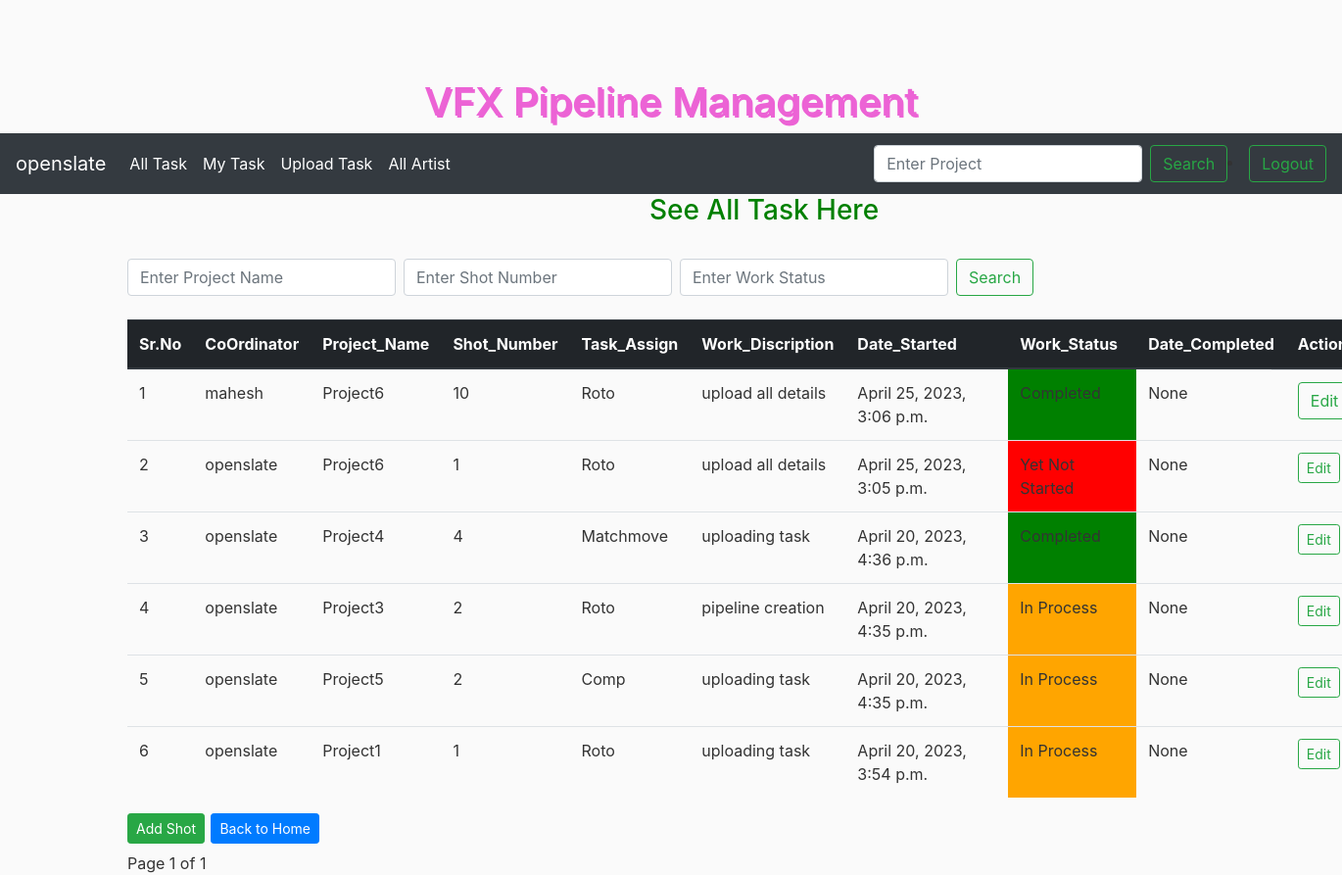
Page /all_shot1/ (signed in) on the committed database.
### blog/models.py (models this page shows, shortened)
class Shot1(models.Model):
    supervisor = models.ForeignKey(User,on_delete=models.CASCADE)
    project_name = models.CharField(max_length=100)
    shot_number = models.IntegerField()
    task_assign = models.CharField(max_length=100)
    work_description = models.CharField(max_length=200)
    date_started = models.DateTimeField(default=timezone.now)
    work_status = models.CharField(max_length=100)
    date_completed = models.DateField(null=True, blank=True)

### blog/views.py (the view)
# urls.py: path('all_shot1/', All_Shot1, name='all_shot1'),
@login_required
def All_Shot1(request,page=1):
    shots = Shot1.objects.all().order_by("-date_started")
    p1 = Paginator(shots,10)
    shot = p1.page(page)
    context = {'shots':shot,}
    return render(request,'blog/all_shot1.html',context)

### blog/templates/blog/all_shot1.html (shortened to what this page needs)
{% extends "user/base.html" %}
{% block content %}
            <div style="width: 1300px; left: 0;">
                <h3>See All Task Here</h3>
       <br>
                <form class="form-inline" method="get" action="{% url 'search' %}">
                    <input class="form-control mr-sm-2" type="text" name= "q" placeholder="Enter Project Name " aria-label="Search">
                    <input class="form-control mr-sm-2" type="text" name= "p" placeholder="Enter Shot Number" aria-label="Search">
                    <input class="form-control mr-sm-2" type="text" name= "r" placeholder="Enter Work Status" aria-label="Search">
                    <button class="btn btn-outline-success my-2 my-sm-0 btn-group"  type="submit">Search</button>
                </form>
        <br>
<div style="width: 1300px; left: 0;">
    <table class="table" id="table">
        <thead class="thead-dark">
            <tr>
                <th>Sr.No</th>
                <th>CoOrdinator </th>
                <th>Project_Name </th>
                <th>Shot_Number </th>
                <th>Task_Assign </th>
                <th>Work_Discription </th>
                <th>Date_Started</th>
                <th>Work_Status</th>
                <th>Date_Completed</th>
                <th>Action</th>
            </tr>
        </thead>
      <tbody>
        {% for shot in shots %}
            <tr>
                <td>{{ forloop.counter }}</td>
                <td>{{ shot.supervisor }}</td>
                <td>{{ shot.project_name }}</td>
                <td>{{ shot.shot_number }}</td>
                <td>{{ shot.task_assign }}</td>
                <td>{{ shot.work_description }}</td>
                <td>{{ shot.date_started  }}</td>
                <td>{{shot.work_status}}</td>
                <td>{{ shot.date_completed  }}</td>
                <td class="text-right row">
                    <div class="col-md-6 custom">
                        {% if request.user == shot.supervisor %}
                            <a href="{% url 'edit_shot1' shot.id %}"><button type="button" class="btn btn-outline-success btn-sm">Edit</button></a>
                        {% else %}
                            <button class="btn btn-outline-success btn" onclick="edit()">Edit</button>
                        {% endif %}
                    </div>
                </td>
            </tr>
        {% endfor %}
      </tbody>
    </table>
</div>
</div>
            <h4><a class="btn btn-success btn-sm" href="{% url 'add_shot1' %}">Add Shot</a>
                <a class="btn btn-primary btn-sm" href="{% url 'homepage' %}">Back to Home</a></h4>
            <ul class="pagination">
                    Page {{ shots.number }} of {{ shots.paginator.num_pages }}
            </ul>
{% endblock content %}

### user/templates/user/base.html (shortened to what this page needs)
{% load static %}
<!doctype html>
<html lang="en">
    <head>
      <link rel="stylesheet" href="https://cdn.jsdelivr.net/npm/bootstrap@4.0.0/dist/css/bootstrap.min.css">
      <link rel="stylesheet" type="text/css" href="{% static 'user/main.css' %}">
    </head>
  <body>
    <h1>VFX Pipeline Management</h1>
    <nav class="navbar navbar-expand-lg navbar-dark bg-dark">
        {% if user.is_authenticated %}
              <a class="navbar-brand" href="{% url 'homepage' %}">{{ user.username }} </a>
            <div class="collapse navbar-collapse" id="navbarSupportedContent">
                  <ul class="navbar-nav mr-auto">
                      <li class="nav-item active">
                        <a class="nav-link" href="{% url 'all_shot1' %}">All Task</a>
                      </li>
                      <li class="nav-item active">
                        <a class="nav-link" href="{% url 'my_shot1' %}">My Task</a>
                      </li>
                      <li class="nav-item active">
                        <a class="nav-link" href="{% url 'upload1' %}">Upload Task</a>
                      </li>
                      <li class="nav-item active">
                        <a class="nav-link" href="{% url 'all_artist1' %}">All Artist</a>
                      </li>
                  </ul>
                  <form class="form-inline my-2 my-lg-1" method="get" action="{% url 'search' %}">
                    <input class="form-control mr-sm-2" type="text" name= "q" placeholder="Enter Project" aria-label="Search">
                    <button class="btn btn-outline-success my-2 my-sm-0" type="submit">Search</button>
                  </form>
                  <li class="nav-item active">
                    <a class="btn btn-outline-success" href="{% url 'logout' %}">Logout</a>
                  </li>
              </div>
        {% endif %}
    </nav>
              <main role="main" class="container">
                <div class="row">
                  <div class="col-md-8">
                            {% block content %}
                            {% endblock %}
                  </div>
                </div>
              </main>
  </body>
</html>

### user/static/main.css (style rules this page uses)
body { background: #fafafa; color: #333333; margin-top: 5rem; }
h1, h2, h3, h4, h5, h6 { color: #444444; }
ul { margin: 0; }

### user/templates/user/base.html (style rules this page uses)
h1 { text-align: center; color: rgb(236, 99, 213); text-shadow: 2px 2px; }

### blog/templates/blog/all_shot1.html (style rules this page uses)
h3 { text-align: center; color: green; }

### rows in the picture
Shot1: supervisor "mahesh", project_name "Project6", shot_number "10", task_assign "Roto", work_description "upload all details", date_started "April 25, 2023, 3:06 p.m.", work_status "Completed", date_completed "None", shows "Edit"
Shot1: supervisor "openslate", project_name "Project6", shot_number "1", task_assign "Roto", work_description "upload all details", date_started "April 25, 2023, 3:05 p.m.", work_status "Yet Not Started", date_completed "None", shows "Edit"
Shot1: supervisor "openslate", project_name "Project4", shot_number "4", task_assign "Matchmove", work_description "uploading task", date_started "April 20, 2023, 4:36 p.m.", work_status "Completed", date_completed "None", shows "Edit"
Shot1: supervisor "openslate", project_name "Project3", shot_number "2", task_assign "Roto", work_description "pipeline creation", date_started "April 20, 2023, 4:35 p.m.", work_status "In Process", date_completed "None", shows "Edit"
Shot1: supervisor "openslate", project_name "Project5", shot_number "2", task_assign "Comp", work_description "uploading task", date_started "April 20, 2023, 4:35 p.m.", work_status "In Process", date_completed "None", shows "Edit"
Shot1: supervisor "openslate", project_name "Project1", shot_number "1", task_assign "Roto", work_description "uploading task", date_started "April 20, 2023, 3:54 p.m.", work_status "In Process", date_completed "None", shows "Edit"

### other values in the picture
{{ user.username }} "openslate"
{{ shots.number }} "1"
{{ shots.paginator.num_pages }} "1"
